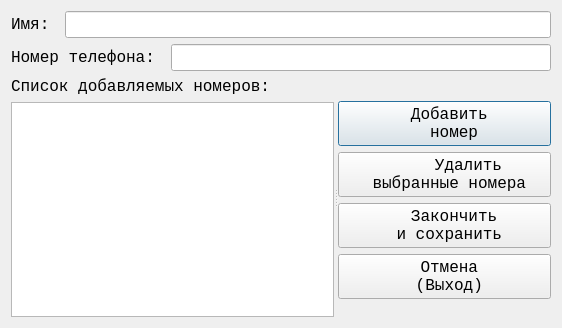
<?xml version="1.0" encoding="UTF-8"?>
<ui version="4.0">
 <class>dlgAddRecords</class>
 <widget class="QDialog" name="dlgAddRecords">
  <property name="geometry">
   <rect>
    <x>0</x>
    <y>0</y>
    <width>562</width>
    <height>328</height>
   </rect>
  </property>
  <property name="font">
   <font>
    <family>Lucida Console</family>
    <pointsize>12</pointsize>
    <weight>50</weight>
    <bold>false</bold>
   </font>
  </property>
  <property name="windowTitle">
   <string>Добавление записи</string>
  </property>
  <property name="windowIcon">
   <iconset resource="res.qrc">
    <normaloff>:/iconsOther/Icons/appIcon.ico</normaloff>:/iconsOther/Icons/appIcon.ico</iconset>
  </property>
  <layout class="QVBoxLayout" name="verticalLayout_3">
   <item>
    <layout class="QHBoxLayout" name="horizontalLayout">
     <item>
      <widget class="QLabel" name="lblName">
       <property name="font">
        <font>
         <pointsize>12</pointsize>
        </font>
       </property>
       <property name="text">
        <string>Имя: </string>
       </property>
      </widget>
     </item>
     <item>
      <widget class="QLineEdit" name="ledName">
       <property name="font">
        <font>
         <pointsize>12</pointsize>
        </font>
       </property>
       <property name="cursor">
        <cursorShape>PointingHandCursor</cursorShape>
       </property>
      </widget>
     </item>
    </layout>
   </item>
   <item>
    <layout class="QHBoxLayout" name="horizontalLayout_2">
     <item>
      <widget class="QLabel" name="lblPhoneNumber">
       <property name="font">
        <font>
         <pointsize>12</pointsize>
        </font>
       </property>
       <property name="text">
        <string>Номер телефона: </string>
       </property>
      </widget>
     </item>
     <item>
      <widget class="QLineEdit" name="ledPhoneNumber">
       <property name="font">
        <font>
         <pointsize>12</pointsize>
        </font>
       </property>
       <property name="cursor">
        <cursorShape>PointingHandCursor</cursorShape>
       </property>
      </widget>
     </item>
    </layout>
   </item>
   <item>
    <widget class="QSplitter" name="splitter">
     <property name="font">
      <font>
       <pointsize>12</pointsize>
      </font>
     </property>
     <property name="orientation">
      <enum>Qt::Horizontal</enum>
     </property>
     <widget class="QWidget" name="layoutWidget">
      <property name="font">
       <font>
        <pointsize>12</pointsize>
       </font>
      </property>
      <layout class="QVBoxLayout" name="verticalLayout_2">
       <item>
        <widget class="QLabel" name="lblPhonesForAdd">
         <property name="font">
          <font>
           <pointsize>12</pointsize>
          </font>
         </property>
         <property name="text">
          <string>Список добавляемых номеров:</string>
         </property>
         <property name="alignment">
          <set>Qt::AlignBottom|Qt::AlignLeading|Qt::AlignLeft</set>
         </property>
        </widget>
       </item>
       <item>
        <widget class="QListWidget" name="lwdgPhonesForAdd">
         <property name="font">
          <font>
           <family>Lucida Console</family>
           <pointsize>12</pointsize>
           <weight>50</weight>
           <italic>false</italic>
           <bold>false</bold>
          </font>
         </property>
         <property name="cursor" stdset="0">
          <cursorShape>PointingHandCursor</cursorShape>
         </property>
         <property name="styleSheet">
          <string notr="true"/>
         </property>
         <property name="selectionMode">
          <enum>QAbstractItemView::ExtendedSelection</enum>
         </property>
        </widget>
       </item>
      </layout>
     </widget>
     <widget class="QWidget" name="layoutWidget">
      <property name="font">
       <font>
        <pointsize>12</pointsize>
       </font>
      </property>
      <layout class="QVBoxLayout" name="verticalLayout">
       <item>
        <spacer name="verticalSpacer_2">
         <property name="orientation">
          <enum>Qt::Vertical</enum>
         </property>
         <property name="sizeType">
          <enum>QSizePolicy::Fixed</enum>
         </property>
         <property name="sizeHint" stdset="0">
          <size>
           <width>20</width>
           <height>24</height>
          </size>
         </property>
        </spacer>
       </item>
       <item>
        <widget class="QPushButton" name="btnAddNumberToList">
         <property name="font">
          <font>
           <pointsize>12</pointsize>
          </font>
         </property>
         <property name="cursor">
          <cursorShape>PointingHandCursor</cursorShape>
         </property>
         <property name="text">
          <string> Добавить
  номер</string>
         </property>
         <property name="icon">
          <iconset resource="res.qrc">
           <normaloff>:/iconsC9d/Icons/C9d/user_add.png</normaloff>:/iconsC9d/Icons/C9d/user_add.png</iconset>
         </property>
         <property name="iconSize">
          <size>
           <width>32</width>
           <height>32</height>
          </size>
         </property>
        </widget>
       </item>
       <item>
        <widget class="QPushButton" name="btnDelNumberFromList">
         <property name="font">
          <font>
           <pointsize>12</pointsize>
          </font>
         </property>
         <property name="cursor">
          <cursorShape>PointingHandCursor</cursorShape>
         </property>
         <property name="text">
          <string>     Удалить
 выбранные номера</string>
         </property>
         <property name="icon">
          <iconset resource="res.qrc">
           <normaloff>:/iconsOneBit/Icons/OneBit/onebit_32.png</normaloff>:/iconsOneBit/Icons/OneBit/onebit_32.png</iconset>
         </property>
         <property name="iconSize">
          <size>
           <width>32</width>
           <height>32</height>
          </size>
         </property>
        </widget>
       </item>
       <item>
        <widget class="QPushButton" name="btnFinishAndSave">
         <property name="font">
          <font>
           <pointsize>12</pointsize>
          </font>
         </property>
         <property name="cursor">
          <cursorShape>PointingHandCursor</cursorShape>
         </property>
         <property name="text">
          <string>  Закончить
 и сохранить</string>
         </property>
         <property name="icon">
          <iconset resource="res.qrc">
           <normaloff>:/iconsBasic/Icons/BasicSet/save_64.png</normaloff>:/iconsBasic/Icons/BasicSet/save_64.png</iconset>
         </property>
         <property name="iconSize">
          <size>
           <width>32</width>
           <height>32</height>
          </size>
         </property>
        </widget>
       </item>
       <item>
        <widget class="QPushButton" name="btnCancel">
         <property name="font">
          <font>
           <pointsize>12</pointsize>
          </font>
         </property>
         <property name="cursor">
          <cursorShape>PointingHandCursor</cursorShape>
         </property>
         <property name="text">
          <string> Отмена
 (Выход)</string>
         </property>
         <property name="icon">
          <iconset resource="res.qrc">
           <normaloff>:/iconsBasic/Icons/BasicSet/block_64.png</normaloff>:/iconsBasic/Icons/BasicSet/block_64.png</iconset>
         </property>
         <property name="iconSize">
          <size>
           <width>32</width>
           <height>32</height>
          </size>
         </property>
        </widget>
       </item>
       <item>
        <spacer name="verticalSpacer">
         <property name="font">
          <font>
           <pointsize>12</pointsize>
          </font>
         </property>
         <property name="orientation">
          <enum>Qt::Vertical</enum>
         </property>
         <property name="sizeHint" stdset="0">
          <size>
           <width>20</width>
           <height>40</height>
          </size>
         </property>
        </spacer>
       </item>
      </layout>
     </widget>
    </widget>
   </item>
  </layout>
 </widget>
 <tabstops>
  <tabstop>ledName</tabstop>
  <tabstop>ledPhoneNumber</tabstop>
  <tabstop>btnAddNumberToList</tabstop>
  <tabstop>btnDelNumberFromList</tabstop>
  <tabstop>btnFinishAndSave</tabstop>
  <tabstop>btnCancel</tabstop>
  <tabstop>lwdgPhonesForAdd</tabstop>
 </tabstops>
 <resources>
  <include location="res.qrc"/>
 </resources>
 <connections/>
</ui>
